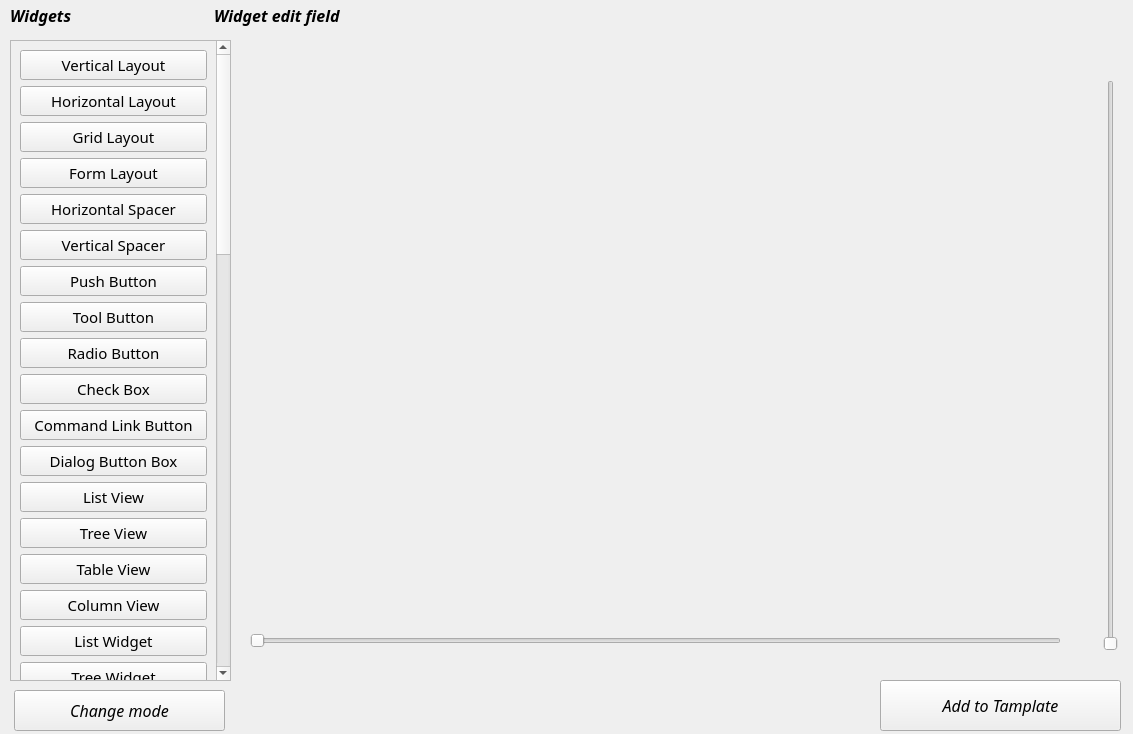
<?xml version="1.0" encoding="UTF-8"?>
<ui version="4.0">
 <class>MainWindow</class>
 <widget class="QMainWindow" name="MainWindow">
  <property name="geometry">
   <rect>
    <x>0</x>
    <y>0</y>
    <width>1133</width>
    <height>734</height>
   </rect>
  </property>
  <property name="windowTitle">
   <string>MainWindow</string>
  </property>
  <widget class="QWidget" name="centralwidget">
   <widget class="QScrollArea" name="scrollArea">
    <property name="geometry">
     <rect>
      <x>10</x>
      <y>40</y>
      <width>221</width>
      <height>641</height>
     </rect>
    </property>
    <property name="font">
     <font>
      <family>Rockwell</family>
      <pointsize>11</pointsize>
      <italic>false</italic>
     </font>
    </property>
    <property name="widgetResizable">
     <bool>true</bool>
    </property>
    <widget class="QWidget" name="scrollAreaWidgetContents">
     <property name="geometry">
      <rect>
       <x>0</x>
       <y>0</y>
       <width>202</width>
       <height>1861</height>
      </rect>
     </property>
     <layout class="QVBoxLayout" name="verticalLayout">
      <item>
       <widget class="QPushButton" name="pushButton_2">
        <property name="minimumSize">
         <size>
          <width>0</width>
          <height>30</height>
         </size>
        </property>
        <property name="text">
         <string>Vertical Layout</string>
        </property>
       </widget>
      </item>
      <item>
       <widget class="QPushButton" name="pushButton_5">
        <property name="minimumSize">
         <size>
          <width>0</width>
          <height>30</height>
         </size>
        </property>
        <property name="text">
         <string>Horizontal Layout</string>
        </property>
       </widget>
      </item>
      <item>
       <widget class="QPushButton" name="pushButton_4">
        <property name="minimumSize">
         <size>
          <width>0</width>
          <height>30</height>
         </size>
        </property>
        <property name="text">
         <string>Grid Layout</string>
        </property>
       </widget>
      </item>
      <item>
       <widget class="QPushButton" name="pushButton_3">
        <property name="minimumSize">
         <size>
          <width>0</width>
          <height>30</height>
         </size>
        </property>
        <property name="text">
         <string>Form Layout</string>
        </property>
       </widget>
      </item>
      <item>
       <widget class="QPushButton" name="pushButton_6">
        <property name="minimumSize">
         <size>
          <width>0</width>
          <height>30</height>
         </size>
        </property>
        <property name="text">
         <string>Horizontal Spacer</string>
        </property>
       </widget>
      </item>
      <item>
       <widget class="QPushButton" name="pushButton">
        <property name="minimumSize">
         <size>
          <width>0</width>
          <height>30</height>
         </size>
        </property>
        <property name="text">
         <string>Vertical Spacer</string>
        </property>
       </widget>
      </item>
      <item>
       <widget class="QPushButton" name="pushButton_7">
        <property name="minimumSize">
         <size>
          <width>0</width>
          <height>30</height>
         </size>
        </property>
        <property name="text">
         <string>Push Button</string>
        </property>
       </widget>
      </item>
      <item>
       <widget class="QPushButton" name="pushButton_8">
        <property name="minimumSize">
         <size>
          <width>0</width>
          <height>30</height>
         </size>
        </property>
        <property name="text">
         <string>Tool Button</string>
        </property>
       </widget>
      </item>
      <item>
       <widget class="QPushButton" name="pushButton_10">
        <property name="minimumSize">
         <size>
          <width>0</width>
          <height>30</height>
         </size>
        </property>
        <property name="text">
         <string>Radio Button</string>
        </property>
       </widget>
      </item>
      <item>
       <widget class="QPushButton" name="pushButton_11">
        <property name="minimumSize">
         <size>
          <width>0</width>
          <height>30</height>
         </size>
        </property>
        <property name="text">
         <string>Check Box</string>
        </property>
       </widget>
      </item>
      <item>
       <widget class="QPushButton" name="pushButton_13">
        <property name="minimumSize">
         <size>
          <width>0</width>
          <height>30</height>
         </size>
        </property>
        <property name="text">
         <string>Command Link Button</string>
        </property>
       </widget>
      </item>
      <item>
       <widget class="QPushButton" name="pushButton_12">
        <property name="minimumSize">
         <size>
          <width>0</width>
          <height>30</height>
         </size>
        </property>
        <property name="text">
         <string>Dialog Button Box</string>
        </property>
       </widget>
      </item>
      <item>
       <widget class="QPushButton" name="pushButton_14">
        <property name="minimumSize">
         <size>
          <width>0</width>
          <height>30</height>
         </size>
        </property>
        <property name="text">
         <string>List View</string>
        </property>
       </widget>
      </item>
      <item>
       <widget class="QPushButton" name="pushButton_9">
        <property name="minimumSize">
         <size>
          <width>0</width>
          <height>30</height>
         </size>
        </property>
        <property name="text">
         <string>Tree View</string>
        </property>
       </widget>
      </item>
      <item>
       <widget class="QPushButton" name="pushButton_15">
        <property name="minimumSize">
         <size>
          <width>0</width>
          <height>30</height>
         </size>
        </property>
        <property name="text">
         <string>Table View</string>
        </property>
       </widget>
      </item>
      <item>
       <widget class="QPushButton" name="pushButton_18">
        <property name="minimumSize">
         <size>
          <width>0</width>
          <height>30</height>
         </size>
        </property>
        <property name="text">
         <string>Column View</string>
        </property>
       </widget>
      </item>
      <item>
       <widget class="QPushButton" name="pushButton_19">
        <property name="minimumSize">
         <size>
          <width>0</width>
          <height>30</height>
         </size>
        </property>
        <property name="text">
         <string>List Widget</string>
        </property>
       </widget>
      </item>
      <item>
       <widget class="QPushButton" name="pushButton_17">
        <property name="minimumSize">
         <size>
          <width>0</width>
          <height>30</height>
         </size>
        </property>
        <property name="text">
         <string>Tree Widget</string>
        </property>
       </widget>
      </item>
      <item>
       <widget class="QPushButton" name="pushButton_16">
        <property name="minimumSize">
         <size>
          <width>0</width>
          <height>30</height>
         </size>
        </property>
        <property name="text">
         <string>Table Widget</string>
        </property>
       </widget>
      </item>
      <item>
       <widget class="QPushButton" name="pushButton_20">
        <property name="minimumSize">
         <size>
          <width>0</width>
          <height>30</height>
         </size>
        </property>
        <property name="text">
         <string>Group Box</string>
        </property>
       </widget>
      </item>
      <item>
       <widget class="QPushButton" name="pushButton_22">
        <property name="minimumSize">
         <size>
          <width>0</width>
          <height>30</height>
         </size>
        </property>
        <property name="text">
         <string>Scroll Area</string>
        </property>
       </widget>
      </item>
      <item>
       <widget class="QPushButton" name="pushButton_24">
        <property name="minimumSize">
         <size>
          <width>0</width>
          <height>30</height>
         </size>
        </property>
        <property name="text">
         <string>Tool Box</string>
        </property>
       </widget>
      </item>
      <item>
       <widget class="QPushButton" name="pushButton_26">
        <property name="minimumSize">
         <size>
          <width>0</width>
          <height>30</height>
         </size>
        </property>
        <property name="text">
         <string>CheckBox</string>
        </property>
       </widget>
      </item>
      <item>
       <widget class="QPushButton" name="pushButton_25">
        <property name="minimumSize">
         <size>
          <width>0</width>
          <height>30</height>
         </size>
        </property>
        <property name="text">
         <string>Tab Widget</string>
        </property>
       </widget>
      </item>
      <item>
       <widget class="QPushButton" name="pushButton_23">
        <property name="minimumSize">
         <size>
          <width>0</width>
          <height>30</height>
         </size>
        </property>
        <property name="text">
         <string>Stacked Widget</string>
        </property>
       </widget>
      </item>
      <item>
       <widget class="QPushButton" name="pushButton_21">
        <property name="minimumSize">
         <size>
          <width>0</width>
          <height>30</height>
         </size>
        </property>
        <property name="text">
         <string>Frame</string>
        </property>
       </widget>
      </item>
      <item>
       <widget class="QPushButton" name="pushButton_27">
        <property name="minimumSize">
         <size>
          <width>0</width>
          <height>30</height>
         </size>
        </property>
        <property name="text">
         <string>Widget</string>
        </property>
       </widget>
      </item>
      <item>
       <widget class="QPushButton" name="pushButton_28">
        <property name="minimumSize">
         <size>
          <width>0</width>
          <height>30</height>
         </size>
        </property>
        <property name="text">
         <string>MDI Area</string>
        </property>
       </widget>
      </item>
      <item>
       <widget class="QPushButton" name="pushButton_29">
        <property name="minimumSize">
         <size>
          <width>0</width>
          <height>30</height>
         </size>
        </property>
        <property name="text">
         <string>Dock Widget</string>
        </property>
       </widget>
      </item>
      <item>
       <widget class="QPushButton" name="pushButton_31">
        <property name="minimumSize">
         <size>
          <width>0</width>
          <height>30</height>
         </size>
        </property>
        <property name="text">
         <string>Combo Box</string>
        </property>
       </widget>
      </item>
      <item>
       <widget class="QPushButton" name="pushButton_30">
        <property name="minimumSize">
         <size>
          <width>0</width>
          <height>30</height>
         </size>
        </property>
        <property name="text">
         <string>Font Combo Box</string>
        </property>
       </widget>
      </item>
      <item>
       <widget class="QPushButton" name="pushButton_33">
        <property name="minimumSize">
         <size>
          <width>0</width>
          <height>30</height>
         </size>
        </property>
        <property name="text">
         <string>Line Edit</string>
        </property>
       </widget>
      </item>
      <item>
       <widget class="QPushButton" name="pushButton_32">
        <property name="minimumSize">
         <size>
          <width>0</width>
          <height>30</height>
         </size>
        </property>
        <property name="text">
         <string>Text Edit</string>
        </property>
       </widget>
      </item>
      <item>
       <widget class="QPushButton" name="pushButton_35">
        <property name="minimumSize">
         <size>
          <width>0</width>
          <height>30</height>
         </size>
        </property>
        <property name="text">
         <string>Plain Text Edit</string>
        </property>
       </widget>
      </item>
      <item>
       <widget class="QPushButton" name="pushButton_34">
        <property name="minimumSize">
         <size>
          <width>0</width>
          <height>30</height>
         </size>
        </property>
        <property name="text">
         <string>Spin Box</string>
        </property>
       </widget>
      </item>
      <item>
       <widget class="QPushButton" name="pushButton_44">
        <property name="text">
         <string>Double Spin Box</string>
        </property>
       </widget>
      </item>
      <item>
       <widget class="QPushButton" name="pushButton_43">
        <property name="text">
         <string>Time Edit</string>
        </property>
       </widget>
      </item>
      <item>
       <widget class="QPushButton" name="pushButton_42">
        <property name="text">
         <string>Date Edit</string>
        </property>
       </widget>
      </item>
      <item>
       <widget class="QPushButton" name="pushButton_41">
        <property name="text">
         <string>Date/Time Edit</string>
        </property>
       </widget>
      </item>
      <item>
       <widget class="QPushButton" name="pushButton_40">
        <property name="text">
         <string>Dial</string>
        </property>
       </widget>
      </item>
      <item>
       <widget class="QPushButton" name="pushButton_39">
        <property name="text">
         <string>Horizontal Scroll Bar</string>
        </property>
       </widget>
      </item>
      <item>
       <widget class="QPushButton" name="pushButton_38">
        <property name="text">
         <string>Vertical Scroll Bar</string>
        </property>
       </widget>
      </item>
      <item>
       <widget class="QPushButton" name="pushButton_37">
        <property name="text">
         <string>Horizontal Slider</string>
        </property>
       </widget>
      </item>
      <item>
       <widget class="QPushButton" name="pushButton_36">
        <property name="text">
         <string>Vertical Slider</string>
        </property>
       </widget>
      </item>
      <item>
       <widget class="QPushButton" name="pushButton_49">
        <property name="text">
         <string>Key Sequence Edit</string>
        </property>
       </widget>
      </item>
      <item>
       <widget class="QPushButton" name="pushButton_48">
        <property name="text">
         <string>Label</string>
        </property>
       </widget>
      </item>
      <item>
       <widget class="QPushButton" name="pushButton_54">
        <property name="text">
         <string>Text Browser</string>
        </property>
       </widget>
      </item>
      <item>
       <widget class="QPushButton" name="pushButton_53">
        <property name="text">
         <string>Graphics View</string>
        </property>
       </widget>
      </item>
      <item>
       <widget class="QPushButton" name="pushButton_47">
        <property name="text">
         <string>Calendar Widget</string>
        </property>
       </widget>
      </item>
      <item>
       <widget class="QPushButton" name="pushButton_52">
        <property name="text">
         <string>LCD Number</string>
        </property>
       </widget>
      </item>
      <item>
       <widget class="QPushButton" name="pushButton_51">
        <property name="text">
         <string>Progress Bar</string>
        </property>
       </widget>
      </item>
      <item>
       <widget class="QPushButton" name="pushButton_50">
        <property name="text">
         <string>Horizontal Line</string>
        </property>
       </widget>
      </item>
      <item>
       <widget class="QPushButton" name="pushButton_45">
        <property name="text">
         <string>Vertical Line</string>
        </property>
       </widget>
      </item>
      <item>
       <widget class="QPushButton" name="pushButton_46">
        <property name="text">
         <string>OpenGL Widget</string>
        </property>
       </widget>
      </item>
     </layout>
    </widget>
   </widget>
   <widget class="QWidget" name="widget" native="true">
    <property name="geometry">
     <rect>
      <x>240</x>
      <y>40</y>
      <width>891</width>
      <height>621</height>
     </rect>
    </property>
    <widget class="QSlider" name="verticalSlider">
     <property name="geometry">
      <rect>
       <x>860</x>
       <y>40</y>
       <width>22</width>
       <height>571</height>
      </rect>
     </property>
     <property name="orientation">
      <enum>Qt::Vertical</enum>
     </property>
    </widget>
    <widget class="QSlider" name="horizontalSlider">
     <property name="geometry">
      <rect>
       <x>10</x>
       <y>590</y>
       <width>811</width>
       <height>22</height>
      </rect>
     </property>
     <property name="orientation">
      <enum>Qt::Horizontal</enum>
     </property>
    </widget>
   </widget>
   <widget class="QLabel" name="label">
    <property name="geometry">
     <rect>
      <x>10</x>
      <y>0</y>
      <width>171</width>
      <height>31</height>
     </rect>
    </property>
    <property name="font">
     <font>
      <family>Rockwell</family>
      <pointsize>12</pointsize>
      <weight>75</weight>
      <italic>true</italic>
      <bold>true</bold>
     </font>
    </property>
    <property name="text">
     <string>Widgets</string>
    </property>
   </widget>
   <widget class="QLabel" name="label_2">
    <property name="geometry">
     <rect>
      <x>210</x>
      <y>0</y>
      <width>891</width>
      <height>31</height>
     </rect>
    </property>
    <property name="font">
     <font>
      <family>Rockwell</family>
      <pointsize>12</pointsize>
      <weight>75</weight>
      <italic>true</italic>
      <bold>true</bold>
     </font>
    </property>
    <property name="text">
     <string> Widget edit field</string>
    </property>
   </widget>
   <widget class="QPushButton" name="pushButton_5">
    <property name="geometry">
     <rect>
      <x>880</x>
      <y>680</y>
      <width>241</width>
      <height>51</height>
     </rect>
    </property>
    <property name="font">
     <font>
      <family>Rockwell</family>
      <pointsize>12</pointsize>
      <italic>true</italic>
     </font>
    </property>
    <property name="text">
     <string>Add to Tamplate</string>
    </property>
   </widget>
   <widget class="QPushButton" name="pushButton_6">
    <property name="geometry">
     <rect>
      <x>14</x>
      <y>690</y>
      <width>211</width>
      <height>41</height>
     </rect>
    </property>
    <property name="minimumSize">
     <size>
      <width>0</width>
      <height>41</height>
     </size>
    </property>
    <property name="font">
     <font>
      <family>Rockwell</family>
      <pointsize>12</pointsize>
      <weight>50</weight>
      <italic>true</italic>
      <bold>false</bold>
     </font>
    </property>
    <property name="text">
     <string>Change mode</string>
    </property>
   </widget>
  </widget>
  <widget class="QMenuBar" name="menubar">
   <property name="geometry">
    <rect>
     <x>0</x>
     <y>0</y>
     <width>1133</width>
     <height>21</height>
    </rect>
   </property>
  </widget>
 </widget>
 <resources/>
 <connections/>
</ui>
